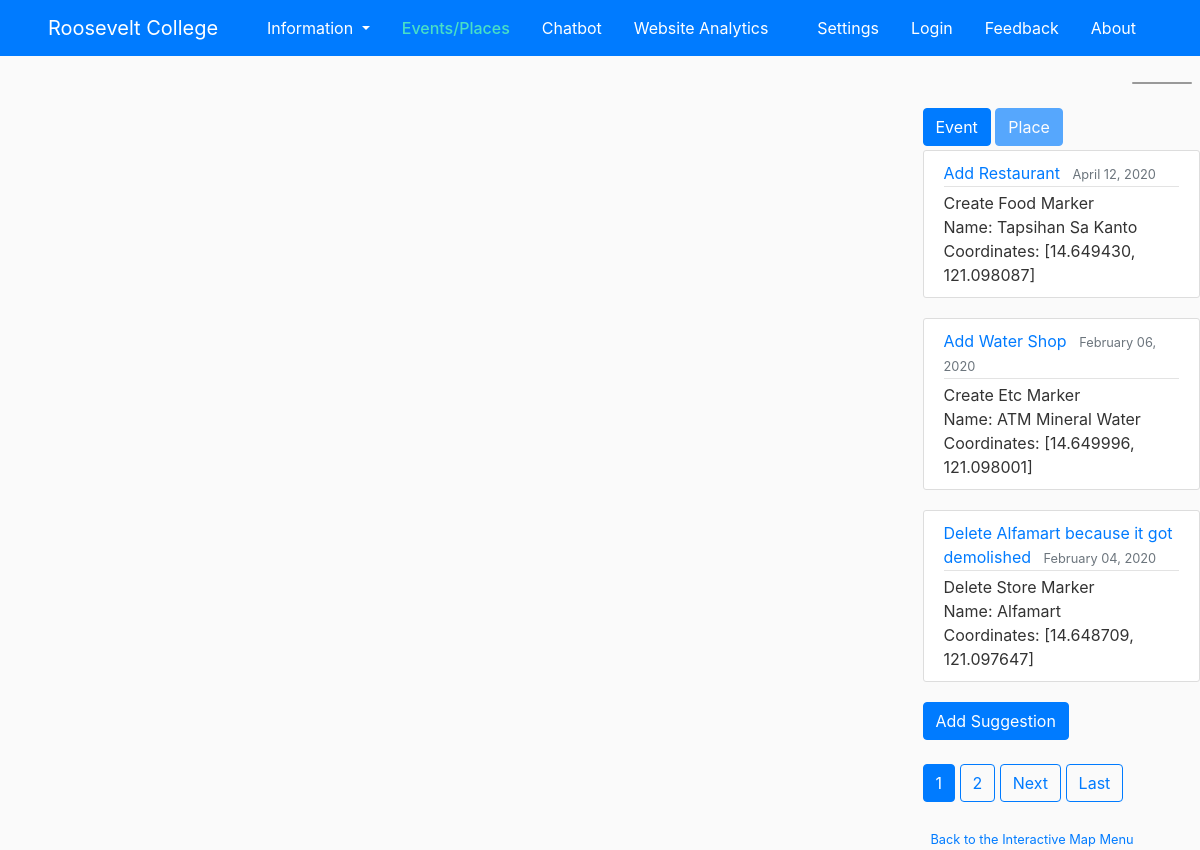
Page /imap/2 on the committed database.
### interactive_map/models.py (models this page shows, shortened)
class Suggestion(models.Model):
	class EventPlace(models.IntegerChoices):
		EVENT = 1
		HEALTH = 2
		FOOD = 3
		FINANCE = 4
		STORE = 5
		ETC = 6
	class Action(models.IntegerChoices):
		CREATE = 1
		UPDATE = 2
		DELETE = 3
	desc = models.CharField(max_length=100, unique=True)
	stype = models.IntegerField(choices=EventPlace.choices)
	prev_name = models.CharField(max_length=100, default=None, blank=True)
	name = models.CharField(max_length=100)
	prev_longitude = models.DecimalField(default=0, decimal_places=6, max_digits=9, blank=True)
	prev_latitude = models.DecimalField(default=0, decimal_places=6, max_digits=8, blank=True)
	longitude = models.DecimalField(default=0, decimal_places=6, max_digits=9)
	latitude = models.DecimalField(default=0, decimal_places=6, max_digits=8)
	cud = models.IntegerField(choices=Action.choices)
	date_posted = models.DateTimeField(default=timezone.now)

### interactive_map/views.py (the view)
# urls.py: path('imap/<int:stype>', interactive_map_views.SuggestionListView.as_view(), name='imap-index'),
class SuggestionListView(ListView):
	model = Suggestion
	template_name = 'interactive_map/index.html'
	context_object_name = 'suggestions'
	paginate_by = 3
	def get_queryset(self):
		arg = self.kwargs.get('stype')
		if arg == 1:
			return Suggestion.objects.filter(stype=arg).order_by('-date_posted')
		elif arg == 2:
			return Suggestion.objects.filter(~Q(stype = 1)).order_by('-date_posted')
		else:
			return Suggestion.objects.order_by('-date_posted')
	def get_context_data(self, **kwargs):
		context = super().get_context_data(**kwargs)
		context['title'] = 'Interactive Map'
		context['arg'] = self.kwargs.get('stype')
		context['active_profile'] = Profile.objects.get(school_name="Roosevelt College Marikina")
		if self.kwargs.get('stype') == 1:
			context['layer'] = 'roosevelt-events'
			context['html'] = "'<p>Name: ' + feature.properties.name + '</p><p>Schedule: ' + feature.properties.date + '</p><p>Time:: ' + feature.properties.time + '</p><p>Target Population: ' + feature.properties.target_population"
		else:
			context['layer'] = ['roosevelt-food', 'roosevelt-health', 'roosevelt-finance', 'roosevelt-store']
			context['html'] = "'<p>' + feature.properties.Name + '</p><p>' + feature.properties.Address + '</p><p>' + feature.properties.Contact + '</p><p>' + feature.properties.Hours"
		return context

### interactive_map/templates/interactive_map/index.html (shortened to what this page needs)
{% extends "main/base.html" %}
{% block content %}
	<nav id="menu"></nav>
	{% if arg == 3 %}
	{% elif arg == 2 %}
		<div id='map' style="position:fixed; top:56px; left:0; width:75%; height:93%; border:none; margin:0; padding:0; overflow:hidden; z-index:1;"></div>
	{% endif %}
  	<div class="row">
	  <div class="col"></div>
	  <div class="col"></div>
	  <div class="col"></div>
	  <div class="col">
	    <div>
	      	{% if arg ==  1 %}
			<a class="btn btn-primary disabled mt-1 mb-1" href="{% url 'imap-index' 1 %}" role="button">Event</a>
			{% else %}
	     	<a class="btn btn-primary mt-1 mb-1" href="{% url 'imap-index' 1 %}" role="button">Event</a>
	      	{% endif %}
	      	{% if arg == 2 %}
			<a class="btn btn-primary disabled mt-1 mb-1" href="{% url 'imap-index' 2 %}" role="button">Place</a>
			{% else %}
	     	<a class="btn btn-primary mt-1 mb-1" href="{% url 'imap-index' 2 %}" role="button">Place</a>
	      	{% endif %}
	  	</div>
		{% for suggestion in suggestions %}
			<article class="media content-section">
			  <div class="media-body">
			    <div class="article-metadata">
			      <a class="mr-2" href="#">{{ suggestion.desc }}</a>
			      <small class="text-muted">{{ suggestion.date_posted|date:"F d, Y" }}</small>
			    </div>
			    {% if suggestion.cud == 1 %}
			    		Create
		    	{% elif suggestion.cud == 2 %}
		    		Update
		    	{% else %}
		    		Delete
		    	{% endif %}
		    	{% if suggestion.stype == 1 %}
		    		Event
		    	{% elif suggestion.stype == 2 %}
		    		Health
		    	{% elif suggestion.stype == 3 %}
		    		Food
		    	{% elif suggestion.stype == 4 %}
		    		Finance
		    	{% elif suggestion.stype == 5 %}
		    		Store
		    	{% elif suggestion.stype == 6 %}
		    		Etc
		    	{% endif %} Marker<br>
			    Name: {{ suggestion.name }} <br>
			    Coordinates: [{{ suggestion.latitude }}, {{ suggestion.longitude }}]
			  </div>
			</article>
		{% endfor %}
					<a class="btn btn-primary" href="{% url 'suggestion-create' %}" role="button">Add Suggestion</a><br><br>
					{% if is_paginated %}
						{% for num in page_obj.paginator.page_range %}
							{% if page_obj.number == num %}
								<a class="btn btn-primary mb-4" href="?page={{ num }}">{{ num }}</a>
							{% elif  num > page_obj.number|add:'-3' and num < page_obj.number|add:'3'%}
								<a class="btn btn-outline-primary mb-4" href="?page={{ num }}">{{ num }}</a>
							{% endif %}
						{% endfor %}
						{% if page_obj.has_next %}
							<a class="btn btn-outline-primary mb-4" href="?page={{ page_obj.next_page_number }}">Next</a>
							<a class="btn btn-outline-primary mb-4" href="?page={{ page_obj.paginator.num_pages }}">Last</a>
						{% endif %}
					{% endif %}
		<div><small class="text-muted">
		  <a class="ml-2" href="{% url 'imap-menu' %}">Back to the Interactive Map Menu</a>
		</small></div>
	</div>
</div>
{% endblock content %}

### main/static/main/main.css (style rules this page uses)
.mainsite { background: #fafafa; color: #333333; }
.content-section { background: #ffffff; padding: 10px 20px; border: 1px solid #dddddd; border-radius: 3px; margin-bottom: 20px; }
.article-metadata { padding-bottom: 1px; margin-bottom: 4px; border-bottom: 1px solid #e3e3e3 }

### interactive_map/templates/interactive_map/index.html (style rules this page uses)
#menu { background: #fff; position: absolute; z-index: 1; top: 82px; right: 8px; border-radius: 3px; width: 60px; border: 1px solid rgba(0, 0, 0, 0.4); font-family: 'Open Sans', sans-serif; }

### rows in the picture
Suggestion: desc "Add Restaurant", date_posted "April 12, 2020", cud "Create", stype "Food", name "Tapsihan Sa Kanto", latitude "14.649430", longitude "121.098087"
Suggestion: desc "Add Water Shop", date_posted "February 06, 2020", cud "Create", stype "Etc", name "ATM Mineral Water", latitude "14.649996", longitude "121.098001"
Suggestion: desc "Delete Alfamart because it got demolished", date_posted "February 04, 2020", cud "Delete", stype "Store", name "Alfamart", latitude "14.648709", longitude "121.097647"

### other values in the picture
{{ num }} "1"
{{ num }} "2"
